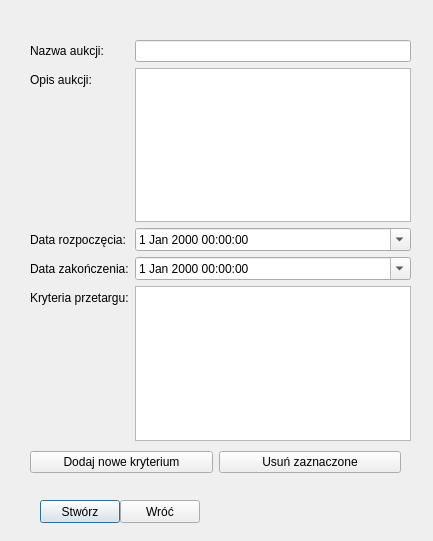
<?xml version="1.0" encoding="UTF-8"?>
<ui version="4.0">
 <class>NowaAukcja</class>
 <widget class="QDialog" name="NowaAukcja">
  <property name="geometry">
   <rect>
    <x>0</x>
    <y>0</y>
    <width>433</width>
    <height>541</height>
   </rect>
  </property>
  <property name="windowTitle">
   <string>Dialog</string>
  </property>
  <widget class="QPushButton" name="pushButton_2">
   <property name="geometry">
    <rect>
     <x>40</x>
     <y>500</y>
     <width>80</width>
     <height>23</height>
    </rect>
   </property>
   <property name="text">
    <string>Stwórz</string>
   </property>
  </widget>
  <widget class="QPushButton" name="pushButton_3">
   <property name="geometry">
    <rect>
     <x>120</x>
     <y>500</y>
     <width>80</width>
     <height>23</height>
    </rect>
   </property>
   <property name="text">
    <string>Wróć</string>
   </property>
  </widget>
  <widget class="QWidget" name="">
   <property name="geometry">
    <rect>
     <x>30</x>
     <y>40</y>
     <width>381</width>
     <height>401</height>
    </rect>
   </property>
   <layout class="QFormLayout" name="formLayout">
    <item row="0" column="0">
     <widget class="QLabel" name="label">
      <property name="text">
       <string>Nazwa aukcji:</string>
      </property>
     </widget>
    </item>
    <item row="0" column="1">
     <widget class="QLineEdit" name="lineEdit"/>
    </item>
    <item row="1" column="0">
     <widget class="QLabel" name="label_2">
      <property name="text">
       <string>Opis aukcji:</string>
      </property>
     </widget>
    </item>
    <item row="1" column="1">
     <widget class="QTextEdit" name="textEdit"/>
    </item>
    <item row="2" column="0">
     <widget class="QLabel" name="label_3">
      <property name="text">
       <string>Data rozpoczęcia:</string>
      </property>
     </widget>
    </item>
    <item row="2" column="1">
     <widget class="QDateTimeEdit" name="dateTimeEdit">
      <property name="calendarPopup">
       <bool>true</bool>
      </property>
     </widget>
    </item>
    <item row="3" column="0">
     <widget class="QLabel" name="label_4">
      <property name="text">
       <string>Data zakończenia:</string>
      </property>
     </widget>
    </item>
    <item row="3" column="1">
     <widget class="QDateTimeEdit" name="dateTimeEdit_2">
      <property name="calendarPopup">
       <bool>true</bool>
      </property>
     </widget>
    </item>
    <item row="4" column="0">
     <widget class="QLabel" name="label_5">
      <property name="text">
       <string>Kryteria przetargu:</string>
      </property>
     </widget>
    </item>
    <item row="4" column="1">
     <widget class="QListWidget" name="listWidget"/>
    </item>
   </layout>
  </widget>
  <widget class="QWidget" name="">
   <property name="geometry">
    <rect>
     <x>30</x>
     <y>450</y>
     <width>371</width>
     <height>25</height>
    </rect>
   </property>
   <layout class="QHBoxLayout" name="horizontalLayout">
    <item>
     <widget class="QPushButton" name="pushButton">
      <property name="text">
       <string>Dodaj nowe kryterium</string>
      </property>
     </widget>
    </item>
    <item>
     <widget class="QPushButton" name="pushButton_4">
      <property name="text">
       <string>Usuń zaznaczone</string>
      </property>
     </widget>
    </item>
   </layout>
  </widget>
 </widget>
 <resources/>
 <connections/>
</ui>
